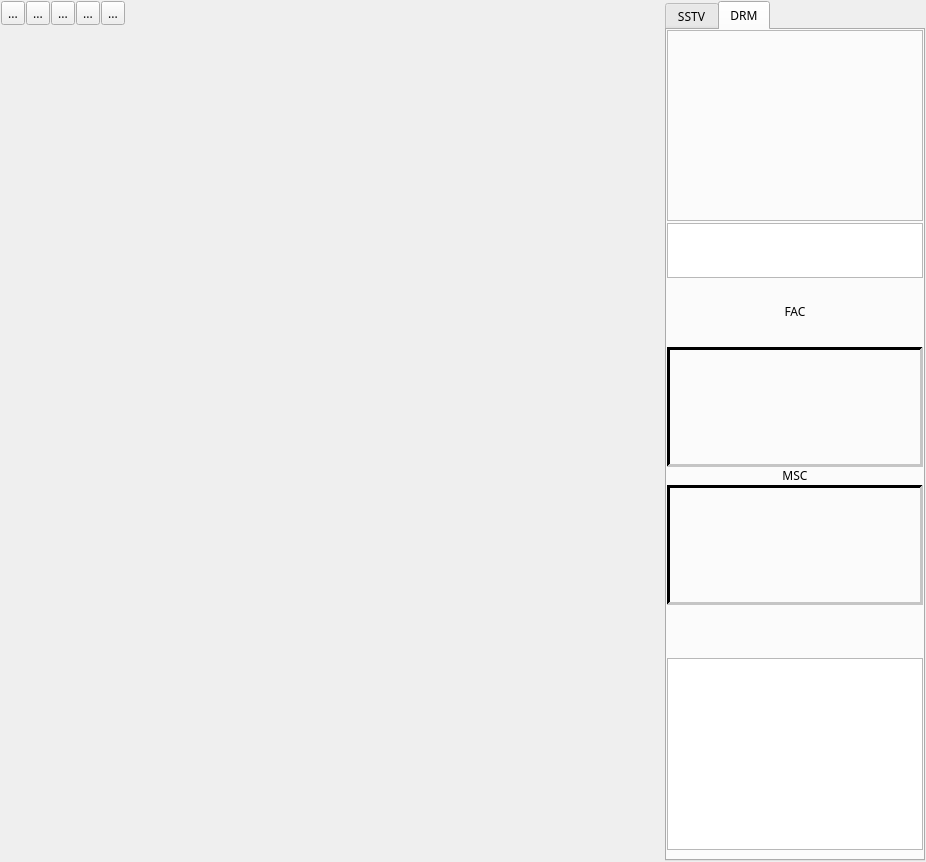
<?xml version="1.0" encoding="UTF-8"?>
<ui version="4.0">
 <class>rxWidget</class>
 <widget class="QWidget" name="rxWidget">
  <property name="geometry">
   <rect>
    <x>0</x>
    <y>0</y>
    <width>926</width>
    <height>862</height>
   </rect>
  </property>
  <property name="sizePolicy">
   <sizepolicy hsizetype="Preferred" vsizetype="Preferred">
    <horstretch>0</horstretch>
    <verstretch>0</verstretch>
   </sizepolicy>
  </property>
  <property name="minimumSize">
   <size>
    <width>0</width>
    <height>20</height>
   </size>
  </property>
  <property name="font">
   <font>
    <family>Ubuntu Mono</family>
    <pointsize>9</pointsize>
    <weight>50</weight>
    <italic>false</italic>
    <bold>false</bold>
   </font>
  </property>
  <property name="windowTitle">
   <string>Form</string>
  </property>
  <layout class="QVBoxLayout" name="verticalLayout_3">
   <property name="spacing">
    <number>1</number>
   </property>
   <property name="leftMargin">
    <number>1</number>
   </property>
   <property name="topMargin">
    <number>1</number>
   </property>
   <property name="rightMargin">
    <number>1</number>
   </property>
   <property name="bottomMargin">
    <number>1</number>
   </property>
   <item>
    <layout class="QHBoxLayout" name="horizontalLayout_4" stretch="2,0,0">
     <property name="spacing">
      <number>1</number>
     </property>
     <item>
      <layout class="QVBoxLayout" name="verticalLayout_4" stretch="0,0">
       <item>
        <layout class="QHBoxLayout" name="horizontalLayout_3">
         <item>
          <widget class="QToolButton" name="startToolButton">
           <property name="toolTip">
            <string>Start receiver</string>
           </property>
           <property name="statusTip">
            <string>Status Start receiver</string>
           </property>
           <property name="text">
            <string>...</string>
           </property>
           <property name="icon">
            <iconset resource="../qsstv.qrc">
             <normaloff>:/icons/start.png</normaloff>:/icons/start.png</iconset>
           </property>
          </widget>
         </item>
         <item>
          <widget class="QToolButton" name="stopToolButton">
           <property name="toolTip">
            <string>Stop receiver</string>
           </property>
           <property name="statusTip">
            <string>Stop receiver</string>
           </property>
           <property name="text">
            <string>...</string>
           </property>
           <property name="icon">
            <iconset resource="../qsstv.qrc">
             <normaloff>:/icons/stop.png</normaloff>:/icons/stop.png</iconset>
           </property>
          </widget>
         </item>
         <item>
          <widget class="QToolButton" name="resyncToolButton">
           <property name="toolTip">
            <string>Restart receiver</string>
           </property>
           <property name="statusTip">
            <string>Restart receiver</string>
           </property>
           <property name="text">
            <string>...</string>
           </property>
           <property name="icon">
            <iconset resource="../qsstv.qrc">
             <normaloff>:/icons/replay.png</normaloff>:/icons/replay.png</iconset>
           </property>
          </widget>
         </item>
         <item>
          <widget class="QToolButton" name="saveToolButton">
           <property name="toolTip">
            <string>Save image</string>
           </property>
           <property name="statusTip">
            <string>Save Image</string>
           </property>
           <property name="text">
            <string>...</string>
           </property>
           <property name="icon">
            <iconset resource="../qsstv.qrc">
             <normaloff>:/icons/filesave.png</normaloff>:/icons/filesave.png</iconset>
           </property>
          </widget>
         </item>
         <item>
          <widget class="QToolButton" name="eraseToolButton">
           <property name="text">
            <string>...</string>
           </property>
           <property name="icon">
            <iconset resource="../qsstv.qrc">
             <normaloff>:/icons/eraser.png</normaloff>:/icons/eraser.png</iconset>
           </property>
          </widget>
         </item>
         <item>
          <spacer name="horizontalSpacer">
           <property name="orientation">
            <enum>Qt::Horizontal</enum>
           </property>
           <property name="sizeHint" stdset="0">
            <size>
             <width>40</width>
             <height>20</height>
            </size>
           </property>
          </spacer>
         </item>
        </layout>
       </item>
       <item>
        <widget class="imageViewer" name="imageFrame" native="true">
         <property name="sizePolicy">
          <sizepolicy hsizetype="Preferred" vsizetype="Preferred">
           <horstretch>1</horstretch>
           <verstretch>1</verstretch>
          </sizepolicy>
         </property>
         <property name="minimumSize">
          <size>
           <width>320</width>
           <height>256</height>
          </size>
         </property>
         <property name="maximumSize">
          <size>
           <width>16777215</width>
           <height>16777215</height>
          </size>
         </property>
        </widget>
       </item>
      </layout>
     </item>
     <item>
      <layout class="QVBoxLayout" name="verticalLayout_5">
       <property name="spacing">
        <number>2</number>
       </property>
       <item>
        <widget class="vuMeter" name="syncWidget" native="true">
         <property name="minimumSize">
          <size>
           <width>18</width>
           <height>0</height>
          </size>
         </property>
         <property name="maximumSize">
          <size>
           <width>18</width>
           <height>16777215</height>
          </size>
         </property>
        </widget>
       </item>
       <item>
        <widget class="vuMeter" name="vuWidget" native="true">
         <property name="minimumSize">
          <size>
           <width>18</width>
           <height>0</height>
          </size>
         </property>
         <property name="maximumSize">
          <size>
           <width>18</width>
           <height>16777215</height>
          </size>
         </property>
        </widget>
       </item>
      </layout>
     </item>
     <item>
      <widget class="QTabWidget" name="settingsTableWidget">
       <property name="enabled">
        <bool>true</bool>
       </property>
       <property name="sizePolicy">
        <sizepolicy hsizetype="Fixed" vsizetype="Expanding">
         <horstretch>0</horstretch>
         <verstretch>0</verstretch>
        </sizepolicy>
       </property>
       <property name="minimumSize">
        <size>
         <width>0</width>
         <height>0</height>
        </size>
       </property>
       <property name="maximumSize">
        <size>
         <width>16777215</width>
         <height>16777215</height>
        </size>
       </property>
       <property name="currentIndex">
        <number>1</number>
       </property>
       <widget class="QWidget" name="sstvTab">
        <attribute name="title">
         <string>SSTV</string>
        </attribute>
        <layout class="QVBoxLayout" name="verticalLayout_2">
         <property name="spacing">
          <number>1</number>
         </property>
         <property name="leftMargin">
          <number>0</number>
         </property>
         <property name="topMargin">
          <number>0</number>
         </property>
         <property name="rightMargin">
          <number>0</number>
         </property>
         <property name="bottomMargin">
          <number>0</number>
         </property>
         <item>
          <layout class="QGridLayout" name="gridLayout_2">
           <property name="spacing">
            <number>1</number>
           </property>
           <item row="5" column="2">
            <widget class="QComboBox" name="defaultImageFormatComboBox"/>
           </item>
           <item row="3" column="0">
            <widget class="QLabel" name="squelchLabel">
             <property name="toolTip">
              <string>Sensitivity - Higher is more sensitive</string>
             </property>
             <property name="statusTip">
              <string>Sensitivity - Higher is more sensitive</string>
             </property>
             <property name="text">
              <string>Signals</string>
             </property>
             <property name="alignment">
              <set>Qt::AlignRight|Qt::AlignTrailing|Qt::AlignVCenter</set>
             </property>
            </widget>
           </item>
           <item row="5" column="0">
            <widget class="QLabel" name="imageFormatLabel">
             <property name="text">
              <string>Default Image format</string>
             </property>
             <property name="alignment">
              <set>Qt::AlignRight|Qt::AlignTrailing|Qt::AlignVCenter</set>
             </property>
            </widget>
           </item>
           <item row="4" column="0">
            <widget class="QLabel" name="modeLabel">
             <property name="text">
              <string>Mode</string>
             </property>
             <property name="alignment">
              <set>Qt::AlignRight|Qt::AlignTrailing|Qt::AlignVCenter</set>
             </property>
            </widget>
           </item>
           <item row="2" column="0">
            <widget class="QCheckBox" name="autoSaveCheckBox">
             <property name="toolTip">
              <string>Save image when complete</string>
             </property>
             <property name="statusTip">
              <string>Save image when complete</string>
             </property>
             <property name="layoutDirection">
              <enum>Qt::RightToLeft</enum>
             </property>
             <property name="text">
              <string>Autosave</string>
             </property>
            </widget>
           </item>
           <item row="4" column="2">
            <widget class="QComboBox" name="sstvModeComboBox"/>
           </item>
           <item row="0" column="0">
            <widget class="QCheckBox" name="useVISCheckBox">
             <property name="toolTip">
              <string>Use VIS Code to start</string>
             </property>
             <property name="statusTip">
              <string>Use VIS Code to start</string>
             </property>
             <property name="layoutDirection">
              <enum>Qt::RightToLeft</enum>
             </property>
             <property name="text">
              <string>Use VIS</string>
             </property>
            </widget>
           </item>
           <item row="3" column="2">
            <widget class="QComboBox" name="squelchComboBox">
             <item>
              <property name="text">
               <string>Normal</string>
              </property>
             </item>
             <item>
              <property name="text">
               <string>DX</string>
              </property>
             </item>
            </widget>
           </item>
           <item row="1" column="0">
            <widget class="QCheckBox" name="autoSlantAdjustCheckBox">
             <property name="toolTip">
              <string>Correct slant automatically</string>
             </property>
             <property name="statusTip">
              <string>Correct slant automatically</string>
             </property>
             <property name="layoutDirection">
              <enum>Qt::RightToLeft</enum>
             </property>
             <property name="text">
              <string>Auto Slant</string>
             </property>
            </widget>
           </item>
           <item row="6" column="0">
            <widget class="QLabel" name="saveLabel">
             <property name="text">
              <string>Save if Complete (%)</string>
             </property>
             <property name="alignment">
              <set>Qt::AlignRight|Qt::AlignTrailing|Qt::AlignVCenter</set>
             </property>
            </widget>
           </item>
           <item row="6" column="2">
            <widget class="QSpinBox" name="completeSpinBox"/>
           </item>
          </layout>
         </item>
         <item>
          <layout class="QHBoxLayout" name="horizontalLayout" stretch="0,0,0">
           <item>
            <widget class="QLabel" name="callLabel">
             <property name="text">
              <string>Call:</string>
             </property>
            </widget>
           </item>
           <item>
            <widget class="QLineEdit" name="callLineEdit"/>
           </item>
           <item>
            <widget class="QPushButton" name="logPushButton">
             <property name="text">
              <string>LOG QSO</string>
             </property>
            </widget>
           </item>
          </layout>
         </item>
         <item>
          <widget class="QLabel" name="sstvStatusLineEdit">
           <property name="minimumSize">
            <size>
             <width>0</width>
             <height>0</height>
            </size>
           </property>
           <property name="frameShape">
            <enum>QFrame::Panel</enum>
           </property>
           <property name="frameShadow">
            <enum>QFrame::Sunken</enum>
           </property>
           <property name="lineWidth">
            <number>2</number>
           </property>
           <property name="text">
            <string/>
           </property>
          </widget>
         </item>
         <item>
          <spacer name="verticalSpacer">
           <property name="orientation">
            <enum>Qt::Vertical</enum>
           </property>
           <property name="sizeHint" stdset="0">
            <size>
             <width>17</width>
             <height>0</height>
            </size>
           </property>
          </spacer>
         </item>
        </layout>
       </widget>
       <widget class="QWidget" name="drmTab">
        <attribute name="title">
         <string>DRM</string>
        </attribute>
        <layout class="QVBoxLayout" name="verticalLayout" stretch="0,0,0,0,0">
         <property name="spacing">
          <number>0</number>
         </property>
         <property name="leftMargin">
          <number>0</number>
         </property>
         <property name="topMargin">
          <number>0</number>
         </property>
         <property name="rightMargin">
          <number>0</number>
         </property>
         <item>
          <layout class="QVBoxLayout" name="drmLayout1" stretch="1">
           <property name="spacing">
            <number>1</number>
           </property>
           <item>
            <widget class="drmStatusFrame" name="drmStatusWidget">
             <property name="frameShape">
              <enum>QFrame::StyledPanel</enum>
             </property>
             <property name="frameShadow">
              <enum>QFrame::Raised</enum>
             </property>
            </widget>
           </item>
          </layout>
         </item>
         <item>
          <widget class="QPlainTextEdit" name="drmStatusLineEdit">
           <property name="minimumSize">
            <size>
             <width>0</width>
             <height>55</height>
            </size>
           </property>
           <property name="maximumSize">
            <size>
             <width>16777215</width>
             <height>50</height>
            </size>
           </property>
           <property name="readOnly">
            <bool>true</bool>
           </property>
          </widget>
         </item>
         <item>
          <layout class="QVBoxLayout" name="drmLayout4" stretch="0,1">
           <property name="spacing">
            <number>1</number>
           </property>
           <item>
            <widget class="QLabel" name="drmFACLabel">
             <property name="text">
              <string>FAC</string>
             </property>
             <property name="alignment">
              <set>Qt::AlignCenter</set>
             </property>
            </widget>
           </item>
           <item>
            <widget class="drmConstellationFrame" name="drmFACWidget">
             <property name="minimumSize">
              <size>
               <width>0</width>
               <height>80</height>
              </size>
             </property>
             <property name="maximumSize">
              <size>
               <width>16777215</width>
               <height>120</height>
              </size>
             </property>
             <property name="palette">
              <palette>
               <active>
                <colorrole role="WindowText">
                 <brush brushstyle="SolidPattern">
                  <color alpha="255">
                   <red>76</red>
                   <green>76</green>
                   <blue>76</blue>
                  </color>
                 </brush>
                </colorrole>
                <colorrole role="Light">
                 <brush brushstyle="SolidPattern">
                  <color alpha="255">
                   <red>197</red>
                   <green>197</green>
                   <blue>197</blue>
                  </color>
                 </brush>
                </colorrole>
                <colorrole role="Dark">
                 <brush brushstyle="SolidPattern">
                  <color alpha="255">
                   <red>0</red>
                   <green>0</green>
                   <blue>0</blue>
                  </color>
                 </brush>
                </colorrole>
                <colorrole role="Text">
                 <brush brushstyle="SolidPattern">
                  <color alpha="255">
                   <red>60</red>
                   <green>60</green>
                   <blue>60</blue>
                  </color>
                 </brush>
                </colorrole>
                <colorrole role="ButtonText">
                 <brush brushstyle="SolidPattern">
                  <color alpha="255">
                   <red>76</red>
                   <green>76</green>
                   <blue>76</blue>
                  </color>
                 </brush>
                </colorrole>
               </active>
               <inactive>
                <colorrole role="WindowText">
                 <brush brushstyle="SolidPattern">
                  <color alpha="255">
                   <red>76</red>
                   <green>76</green>
                   <blue>76</blue>
                  </color>
                 </brush>
                </colorrole>
                <colorrole role="Light">
                 <brush brushstyle="SolidPattern">
                  <color alpha="255">
                   <red>197</red>
                   <green>197</green>
                   <blue>197</blue>
                  </color>
                 </brush>
                </colorrole>
                <colorrole role="Dark">
                 <brush brushstyle="SolidPattern">
                  <color alpha="255">
                   <red>0</red>
                   <green>0</green>
                   <blue>0</blue>
                  </color>
                 </brush>
                </colorrole>
                <colorrole role="Text">
                 <brush brushstyle="SolidPattern">
                  <color alpha="255">
                   <red>60</red>
                   <green>60</green>
                   <blue>60</blue>
                  </color>
                 </brush>
                </colorrole>
                <colorrole role="ButtonText">
                 <brush brushstyle="SolidPattern">
                  <color alpha="255">
                   <red>76</red>
                   <green>76</green>
                   <blue>76</blue>
                  </color>
                 </brush>
                </colorrole>
               </inactive>
               <disabled>
                <colorrole role="WindowText">
                 <brush brushstyle="SolidPattern">
                  <color alpha="255">
                   <red>0</red>
                   <green>0</green>
                   <blue>0</blue>
                  </color>
                 </brush>
                </colorrole>
                <colorrole role="Light">
                 <brush brushstyle="SolidPattern">
                  <color alpha="255">
                   <red>197</red>
                   <green>197</green>
                   <blue>197</blue>
                  </color>
                 </brush>
                </colorrole>
                <colorrole role="Dark">
                 <brush brushstyle="SolidPattern">
                  <color alpha="255">
                   <red>0</red>
                   <green>0</green>
                   <blue>0</blue>
                  </color>
                 </brush>
                </colorrole>
                <colorrole role="Text">
                 <brush brushstyle="SolidPattern">
                  <color alpha="255">
                   <red>0</red>
                   <green>0</green>
                   <blue>0</blue>
                  </color>
                 </brush>
                </colorrole>
                <colorrole role="ButtonText">
                 <brush brushstyle="SolidPattern">
                  <color alpha="255">
                   <red>0</red>
                   <green>0</green>
                   <blue>0</blue>
                  </color>
                 </brush>
                </colorrole>
               </disabled>
              </palette>
             </property>
             <property name="frameShape">
              <enum>QFrame::Panel</enum>
             </property>
             <property name="frameShadow">
              <enum>QFrame::Sunken</enum>
             </property>
             <property name="lineWidth">
              <number>3</number>
             </property>
            </widget>
           </item>
          </layout>
         </item>
         <item>
          <layout class="QVBoxLayout" name="drmLayout3" stretch="0,1,0">
           <property name="spacing">
            <number>1</number>
           </property>
           <item>
            <widget class="QLabel" name="drmMSCLabel">
             <property name="text">
              <string>MSC</string>
             </property>
             <property name="alignment">
              <set>Qt::AlignCenter</set>
             </property>
            </widget>
           </item>
           <item>
            <widget class="drmConstellationFrame" name="drmMSCWidget">
             <property name="minimumSize">
              <size>
               <width>0</width>
               <height>80</height>
              </size>
             </property>
             <property name="maximumSize">
              <size>
               <width>16777215</width>
               <height>120</height>
              </size>
             </property>
             <property name="palette">
              <palette>
               <active>
                <colorrole role="WindowText">
                 <brush brushstyle="SolidPattern">
                  <color alpha="255">
                   <red>76</red>
                   <green>76</green>
                   <blue>76</blue>
                  </color>
                 </brush>
                </colorrole>
                <colorrole role="Light">
                 <brush brushstyle="SolidPattern">
                  <color alpha="255">
                   <red>197</red>
                   <green>197</green>
                   <blue>197</blue>
                  </color>
                 </brush>
                </colorrole>
                <colorrole role="Dark">
                 <brush brushstyle="SolidPattern">
                  <color alpha="255">
                   <red>0</red>
                   <green>0</green>
                   <blue>0</blue>
                  </color>
                 </brush>
                </colorrole>
                <colorrole role="Text">
                 <brush brushstyle="SolidPattern">
                  <color alpha="255">
                   <red>60</red>
                   <green>60</green>
                   <blue>60</blue>
                  </color>
                 </brush>
                </colorrole>
                <colorrole role="ButtonText">
                 <brush brushstyle="SolidPattern">
                  <color alpha="255">
                   <red>76</red>
                   <green>76</green>
                   <blue>76</blue>
                  </color>
                 </brush>
                </colorrole>
               </active>
               <inactive>
                <colorrole role="WindowText">
                 <brush brushstyle="SolidPattern">
                  <color alpha="255">
                   <red>76</red>
                   <green>76</green>
                   <blue>76</blue>
                  </color>
                 </brush>
                </colorrole>
                <colorrole role="Light">
                 <brush brushstyle="SolidPattern">
                  <color alpha="255">
                   <red>197</red>
                   <green>197</green>
                   <blue>197</blue>
                  </color>
                 </brush>
                </colorrole>
                <colorrole role="Dark">
                 <brush brushstyle="SolidPattern">
                  <color alpha="255">
                   <red>0</red>
                   <green>0</green>
                   <blue>0</blue>
                  </color>
                 </brush>
                </colorrole>
                <colorrole role="Text">
                 <brush brushstyle="SolidPattern">
                  <color alpha="255">
                   <red>60</red>
                   <green>60</green>
                   <blue>60</blue>
                  </color>
                 </brush>
                </colorrole>
                <colorrole role="ButtonText">
                 <brush brushstyle="SolidPattern">
                  <color alpha="255">
                   <red>76</red>
                   <green>76</green>
                   <blue>76</blue>
                  </color>
                 </brush>
                </colorrole>
               </inactive>
               <disabled>
                <colorrole role="WindowText">
                 <brush brushstyle="SolidPattern">
                  <color alpha="255">
                   <red>0</red>
                   <green>0</green>
                   <blue>0</blue>
                  </color>
                 </brush>
                </colorrole>
                <colorrole role="Light">
                 <brush brushstyle="SolidPattern">
                  <color alpha="255">
                   <red>197</red>
                   <green>197</green>
                   <blue>197</blue>
                  </color>
                 </brush>
                </colorrole>
                <colorrole role="Dark">
                 <brush brushstyle="SolidPattern">
                  <color alpha="255">
                   <red>0</red>
                   <green>0</green>
                   <blue>0</blue>
                  </color>
                 </brush>
                </colorrole>
                <colorrole role="Text">
                 <brush brushstyle="SolidPattern">
                  <color alpha="255">
                   <red>0</red>
                   <green>0</green>
                   <blue>0</blue>
                  </color>
                 </brush>
                </colorrole>
                <colorrole role="ButtonText">
                 <brush brushstyle="SolidPattern">
                  <color alpha="255">
                   <red>0</red>
                   <green>0</green>
                   <blue>0</blue>
                  </color>
                 </brush>
                </colorrole>
               </disabled>
              </palette>
             </property>
             <property name="frameShape">
              <enum>QFrame::Panel</enum>
             </property>
             <property name="frameShadow">
              <enum>QFrame::Sunken</enum>
             </property>
             <property name="lineWidth">
              <number>3</number>
             </property>
            </widget>
           </item>
           <item>
            <spacer name="verticalSpacer_2">
             <property name="orientation">
              <enum>Qt::Vertical</enum>
             </property>
             <property name="sizeType">
              <enum>QSizePolicy::Expanding</enum>
             </property>
             <property name="sizeHint" stdset="0">
              <size>
               <width>20</width>
               <height>40</height>
              </size>
             </property>
            </spacer>
           </item>
          </layout>
         </item>
         <item>
          <widget class="QPlainTextEdit" name="rxNotificationList">
           <property name="sizePolicy">
            <sizepolicy hsizetype="Expanding" vsizetype="Maximum">
             <horstretch>0</horstretch>
             <verstretch>0</verstretch>
            </sizepolicy>
           </property>
           <property name="minimumSize">
            <size>
             <width>0</width>
             <height>20</height>
            </size>
           </property>
           <property name="maximumSize">
            <size>
             <width>16777215</width>
             <height>16777215</height>
            </size>
           </property>
           <property name="baseSize">
            <size>
             <width>0</width>
             <height>0</height>
            </size>
           </property>
           <property name="contextMenuPolicy">
            <enum>Qt::NoContextMenu</enum>
           </property>
           <property name="acceptDrops">
            <bool>false</bool>
           </property>
           <property name="toolTip">
            <string>Rx Notifications seen for the last DRM Hybrid Item.
You usually only get a partial list due to timing, internet speeds, and the sender having read and deleted them already.</string>
           </property>
           <property name="lineWrapMode">
            <enum>QPlainTextEdit::NoWrap</enum>
           </property>
           <property name="readOnly">
            <bool>true</bool>
           </property>
           <property name="tabStopWidth">
            <number>8</number>
           </property>
          </widget>
         </item>
        </layout>
       </widget>
      </widget>
     </item>
    </layout>
   </item>
  </layout>
 </widget>
 <customwidgets>
  <customwidget>
   <class>imageViewer</class>
   <extends>QWidget</extends>
   <header>widgets/imageviewer.h</header>
   <container>1</container>
  </customwidget>
  <customwidget>
   <class>vuMeter</class>
   <extends>QWidget</extends>
   <header>widgets/vumeter.h</header>
   <container>1</container>
  </customwidget>
  <customwidget>
   <class>drmStatusFrame</class>
   <extends>QFrame</extends>
   <header>drmrx/drmstatusframe.h</header>
   <container>1</container>
  </customwidget>
  <customwidget>
   <class>drmConstellationFrame</class>
   <extends>QFrame</extends>
   <header>drmrx/drmconstellationframe.h</header>
   <container>1</container>
  </customwidget>
 </customwidgets>
 <resources>
  <include location="../qsstv.qrc"/>
 </resources>
 <connections/>
</ui>
